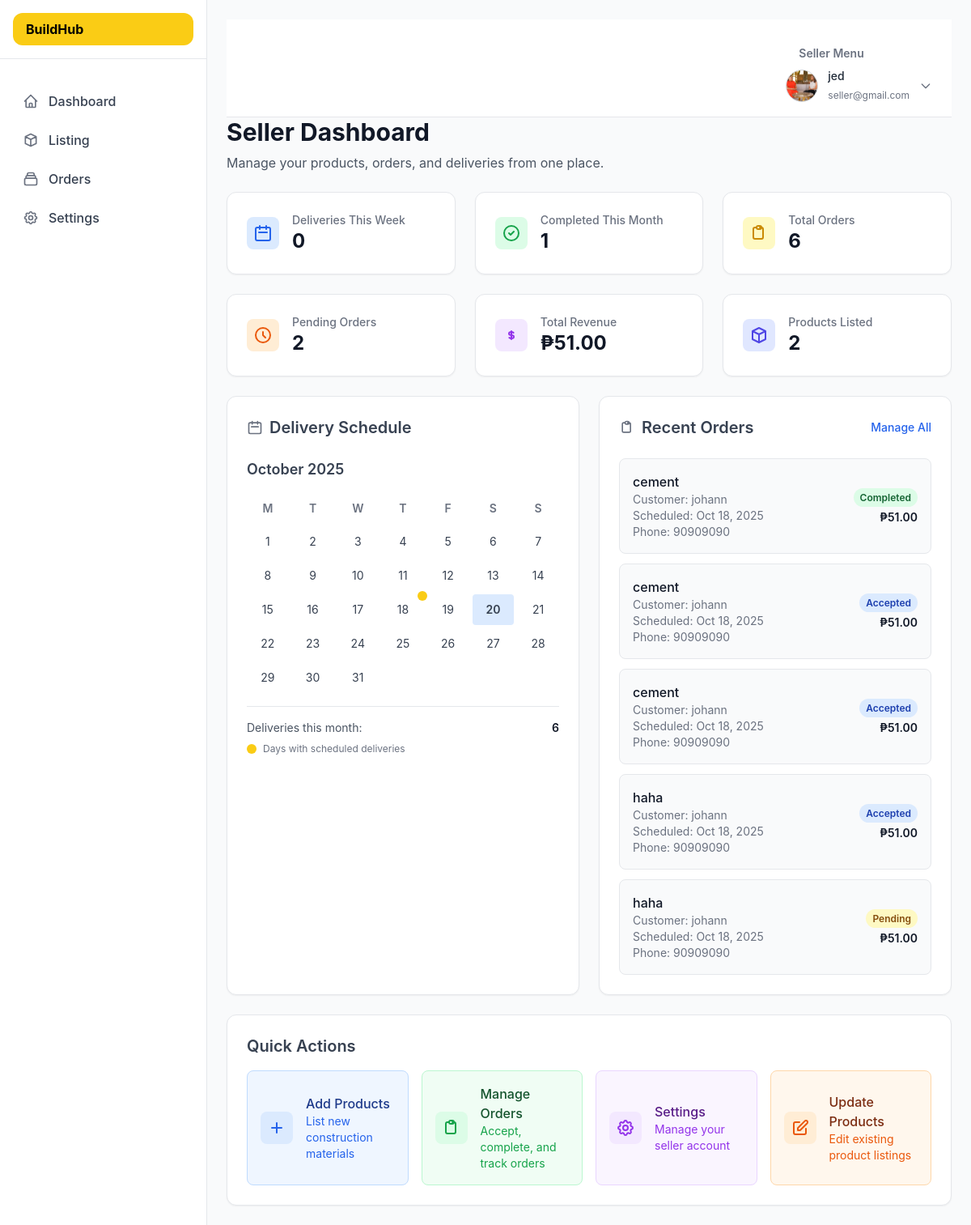
The app's page /Buildhub/admin/index.php (signed in) with its own data.
### tables this page shows
CREATE TABLE `orders` (
  `id` int(11) UNSIGNED NOT NULL,
  `buyer_id` int(10) UNSIGNED DEFAULT NULL,
  `supplier_id` int(10) UNSIGNED DEFAULT NULL,
  `recipient_name` varchar(100) NOT NULL,
  `address_line` varchar(255) NOT NULL,
  `province` varchar(50) DEFAULT NULL,
  `phone` varchar(20) NOT NULL,
  `schedule_date` date NOT NULL,
  `product_name` varchar(255) NOT NULL,
  `total_amount` int(11) NOT NULL DEFAULT 0,
  `ordered_at` datetime NOT NULL DEFAULT current_timestamp(),
  `status` enum('pending','accepted','completed') NOT NULL,
  `updated_at` datetime NOT NULL DEFAULT current_timestamp() ON UPDATE current_timestamp()
);

### Buildhub/admin/index.php (the view, shortened to what the rows shown need)
<?php
$conn = mysqli_connect("localhost","root","","user_db");
$sellerId = (int)($_SESSION['user_id'] ?? 0);
function h($v){ return htmlspecialchars((string)($v ?? ""), ENT_QUOTES, 'UTF-8'); }
function peso($n){ return "₱" . number_format((float)$n, 2); }
function fmtDate($s){ if(!$s) return "—"; $t=strtotime($s); return $t?date("M d, Y",$t):"—"; }
$recentOrders = [];
if ($conn && $sellerId > 0) {
  $sql = "SELECT o.id, o.product_name, o.status, o.schedule_date, o.total_amount, o.ordered_at, o.recipient_name, o.phone
          FROM orders o
          WHERE o.supplier_id = ?
          ORDER BY o.ordered_at DESC
          LIMIT 5";
  if ($stmt = mysqli_prepare($conn, $sql)) {
    mysqli_stmt_bind_param($stmt, 'i', $sellerId);
    mysqli_stmt_execute($stmt);
    $result = mysqli_stmt_get_result($stmt);
    while ($row = $result->fetch_assoc()) {
      $recentOrders[] = $row;
    }
  }
}
?>
<!DOCTYPE html>
<html lang="en">
<head>
    <script src="https://cdn.tailwindcss.com"></script>
</head>
<body class="bg-gray-50 font-sans">
    <div class="flex h-screen bg-gray-50">
        <div class="flex-1 ml-16 md:ml-64 p-6 overflow-auto">
            <?php include '../nav/topbar_seller.php'; ?>
            <div class="mb-6">
                <h1 class="text-3xl font-bold text-gray-900">Seller Dashboard</h1>
            </div>
            <div class="grid grid-cols-1 lg:grid-cols-2 gap-6 mb-6">
                <div class="bg-white border border-gray-200 rounded-xl p-6 shadow-sm">
                    <div class="flex items-center space-x-2 mb-6">
                        <h2 class="text-xl font-semibold text-gray-700">Delivery Schedule</h2>
                    </div>
                </div>
                <div class="bg-white border border-gray-200 rounded-xl p-6 shadow-sm">
                    <div class="flex items-center justify-between mb-6">
                        <div class="flex items-center space-x-2">
                            <h2 class="text-xl font-semibold text-gray-700">Recent Orders</h2>
                        </div>
                    </div>
                    <div class="space-y-3">
                        <?php if (empty($recentOrders)): ?>
                            <div class="text-center py-8">
                                <svg class="w-12 h-12 text-gray-300 mx-auto mb-4" fill="none" stroke="currentColor" viewBox="0 0 24 24">
                                    <path stroke-linecap="round" stroke-linejoin="round" stroke-width="2" d="M9 5H7a2 2 0 00-2 2v10a2 2 0 002 2h8a2 2 0 002-2V7a2 2 0 00-2-2h-2M9 5a2 2 0 002 2h2a2 2 0 002-2M9 5a2 2 0 012-2h2a2 2 0 012 2"></path>
                                </svg>
                                <p class="text-gray-500">No orders yet</p>
                                <a href="orders.php" class="text-blue-600 hover:text-blue-800 text-sm font-medium">Add Products</a>
                            </div>
                        <?php else: ?>
                            <?php foreach ($recentOrders as $order): ?>
                                <?php
                                $statusColors = [
                                    'pending' => 'bg-yellow-100 text-yellow-800',
                                    'accepted' => 'bg-blue-100 text-blue-800',
                                    'completed' => 'bg-green-100 text-green-800',
                                    'cancelled' => 'bg-red-100 text-red-800'
                                ];
                                $statusClass = $statusColors[strtolower($order['status'])] ?? 'bg-gray-100 text-gray-800';
                                ?>
                                <div class="flex justify-between items-center p-4 bg-gray-50 border border-gray-200 rounded-lg hover:shadow-sm transition-shadow cursor-pointer"
                                     onclick="window.location.href='myorders.php'">
                                    <div class="flex-1">
                                        <h4 class="text-gray-900 font-medium"><?php echo h($order['product_name']); ?></h4>
                                        <p class="text-sm text-gray-500">Customer: <?php echo h($order['recipient_name']); ?></p>
                                        <p class="text-sm text-gray-500">Scheduled: <?php echo h(fmtDate($order['schedule_date'])); ?></p>
                                        <p class="text-sm text-gray-500">Phone: <?php echo h($order['phone']); ?></p>
                                    </div>
                                    <div class="text-right">
                                        <span class="px-2 py-1 rounded-full text-xs font-semibold <?php echo $statusClass; ?>">
                                            <?php echo h(ucfirst($order['status'])); ?>
                                        </span>
                                        <p class="text-sm font-semibold text-gray-900 mt-1"><?php echo h(peso($order['total_amount'])); ?></p>
                                    </div>
                                </div>
                            <?php endforeach; ?>
                        <?php endif; ?>
                    </div>
                </div>
            </div>
            <div class="bg-white border border-gray-200 rounded-xl p-6 shadow-sm">
                <h2 class="text-xl font-semibold text-gray-700 mb-4">Quick Actions</h2>
            </div>
        </div>
    </div>
</body>
</html>

### records on screen
orders: product_name "cement", recipient_name "johann", schedule_date "Oct 18, 2025", phone "90909090", status "Completed", total_amount "₱51.00"
orders: product_name "cement", recipient_name "johann", schedule_date "Oct 18, 2025", phone "90909090", status "Accepted", total_amount "₱51.00"
orders: product_name "cement", recipient_name "johann", schedule_date "Oct 18, 2025", phone "90909090", status "Accepted", total_amount "₱51.00"
orders: product_name "haha", recipient_name "johann", schedule_date "Oct 18, 2025", phone "90909090", status "Accepted", total_amount "₱51.00"
orders: product_name "haha", recipient_name "johann", schedule_date "Oct 18, 2025", phone "90909090", status "Pending", total_amount "₱51.00"

### other values on screen
$_SESSION['fname'] "jed"
$_SESSION['email'] "seller@gmail.com"
$stats['deliveries_this_week'] "0"
$stats['completed_this_month'] "1"
$stats['total_orders'] "6"
$stats['pending_orders'] "2"
peso($stats['total_revenue']) "₱51.00"
$stats['products_listed'] "2"
array_sum(array_column($calendarOrders, 'count')) "6"
